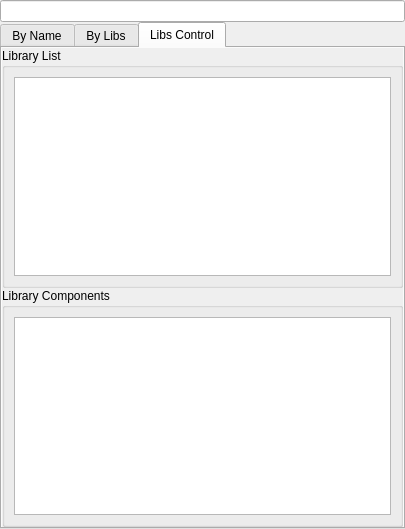
<?xml version="1.0" encoding="UTF-8"?>
<ui version="4.0">
 <class>UClassesListWidget</class>
 <widget class="QWidget" name="UClassesListWidget">
  <property name="geometry">
   <rect>
    <x>0</x>
    <y>0</y>
    <width>405</width>
    <height>529</height>
   </rect>
  </property>
  <property name="windowTitle">
   <string>Form</string>
  </property>
  <layout class="QVBoxLayout" name="verticalLayout_3">
   <property name="spacing">
    <number>0</number>
   </property>
   <property name="leftMargin">
    <number>0</number>
   </property>
   <property name="topMargin">
    <number>0</number>
   </property>
   <property name="rightMargin">
    <number>0</number>
   </property>
   <property name="bottomMargin">
    <number>0</number>
   </property>
   <item>
    <widget class="QLineEdit" name="lineEditSearch"/>
   </item>
   <item>
    <widget class="QTabWidget" name="tabWidget">
     <property name="autoFillBackground">
      <bool>true</bool>
     </property>
     <property name="currentIndex">
      <number>2</number>
     </property>
     <widget class="QWidget" name="tabStorageByName">
      <attribute name="title">
       <string>By Name</string>
      </attribute>
      <layout class="QVBoxLayout" name="verticalLayout">
       <property name="leftMargin">
        <number>0</number>
       </property>
       <property name="topMargin">
        <number>0</number>
       </property>
       <property name="rightMargin">
        <number>0</number>
       </property>
       <property name="bottomMargin">
        <number>0</number>
       </property>
       <item>
        <widget class="QListWidget" name="listWidgetStorageByName"/>
       </item>
      </layout>
     </widget>
     <widget class="QWidget" name="tabStorageByLibs">
      <property name="layoutDirection">
       <enum>Qt::LeftToRight</enum>
      </property>
      <attribute name="title">
       <string>By Libs</string>
      </attribute>
      <layout class="QVBoxLayout" name="verticalLayout_2">
       <property name="leftMargin">
        <number>0</number>
       </property>
       <property name="topMargin">
        <number>0</number>
       </property>
       <property name="rightMargin">
        <number>0</number>
       </property>
       <property name="bottomMargin">
        <number>0</number>
       </property>
       <item>
        <widget class="QTreeWidget" name="treeWidgetStorageByLibs">
         <attribute name="headerVisible">
          <bool>false</bool>
         </attribute>
         <column>
          <property name="text">
           <string notr="true">1</string>
          </property>
         </column>
        </widget>
       </item>
      </layout>
     </widget>
     <widget class="QWidget" name="tabLibsCtrl">
      <property name="mouseTracking">
       <bool>false</bool>
      </property>
      <property name="autoFillBackground">
       <bool>false</bool>
      </property>
      <attribute name="title">
       <string>Libs Control</string>
      </attribute>
      <layout class="QVBoxLayout" name="verticalLayout_6">
       <property name="spacing">
        <number>0</number>
       </property>
       <property name="leftMargin">
        <number>0</number>
       </property>
       <property name="topMargin">
        <number>0</number>
       </property>
       <property name="rightMargin">
        <number>0</number>
       </property>
       <property name="bottomMargin">
        <number>0</number>
       </property>
       <item>
        <widget class="QGroupBox" name="groupBoxLibList">
         <property name="autoFillBackground">
          <bool>true</bool>
         </property>
         <property name="title">
          <string>Library List</string>
         </property>
         <property name="flat">
          <bool>false</bool>
         </property>
         <property name="checkable">
          <bool>false</bool>
         </property>
         <layout class="QVBoxLayout" name="verticalLayout_8">
          <item>
           <widget class="QListWidget" name="listWidgetRTlibs">
            <property name="focusPolicy">
             <enum>Qt::ClickFocus</enum>
            </property>
           </widget>
          </item>
         </layout>
        </widget>
       </item>
       <item>
        <widget class="QGroupBox" name="groupBoxLibComps">
         <property name="layoutDirection">
          <enum>Qt::LeftToRight</enum>
         </property>
         <property name="autoFillBackground">
          <bool>true</bool>
         </property>
         <property name="title">
          <string>Library Components</string>
         </property>
         <layout class="QVBoxLayout" name="verticalLayout_9">
          <item>
           <widget class="QListWidget" name="listWidgetRTlibClasses"/>
          </item>
         </layout>
        </widget>
       </item>
      </layout>
     </widget>
    </widget>
   </item>
  </layout>
  <action name="actionCreateRuntimeLibrary">
   <property name="text">
    <string>Create Runtime Library</string>
   </property>
   <property name="toolTip">
    <string>Create Runtime Library</string>
   </property>
  </action>
  <action name="actionDeleteRuntimeLibrary">
   <property name="text">
    <string>Delete Runtime Library</string>
   </property>
   <property name="toolTip">
    <string>Delete Runtime Library</string>
   </property>
  </action>
  <action name="actionAddNewClass">
   <property name="text">
    <string>Add New Class</string>
   </property>
   <property name="toolTip">
    <string>Add New Class</string>
   </property>
  </action>
  <action name="actionDeleteClass">
   <property name="text">
    <string>Delete Class</string>
   </property>
   <property name="toolTip">
    <string>Delete Class</string>
   </property>
  </action>
 </widget>
 <resources/>
 <connections/>
</ui>
